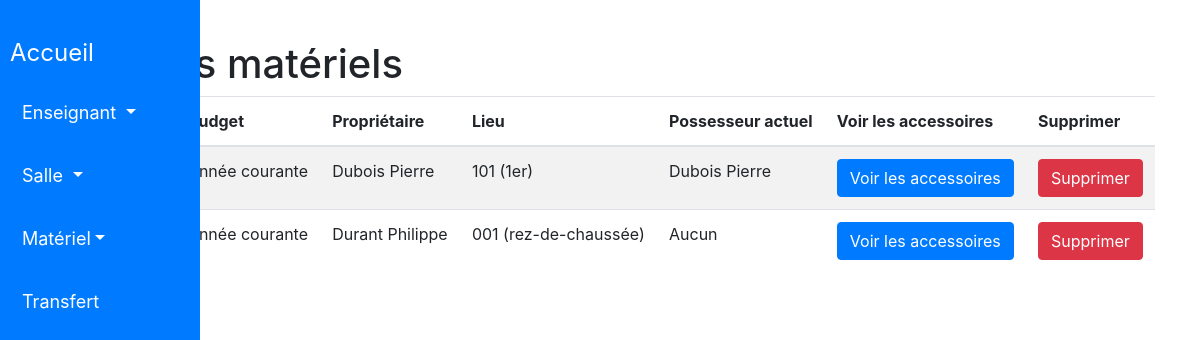
The app's page /gestion_materiel/materiel/liste_materiels, older data.
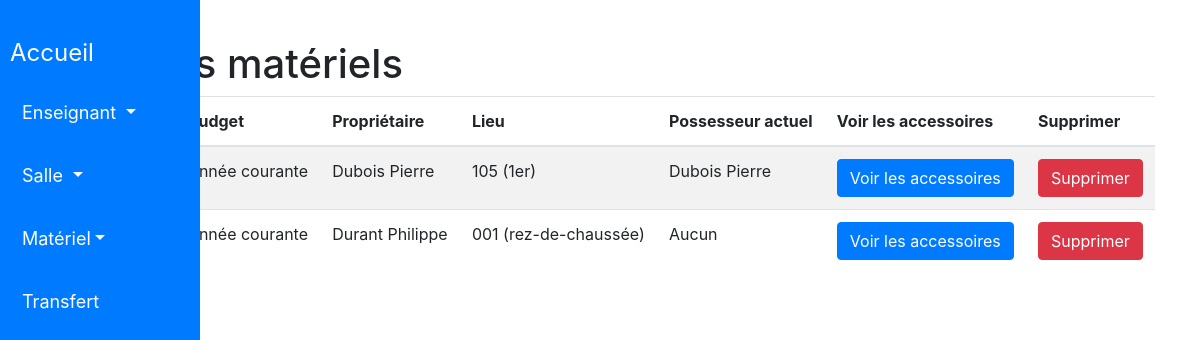
The same page, newer data.
### gestion_materiel/models.py (models this page shows, shortened)
class Materiel(models.Model):
    nom = models.CharField(
        max_length=100,
        blank=False,
        null=True,
        default=''
    )
    budget = models.CharField(
        max_length=100,
        blank=False,
        null=True,
        default=''
    )
    proprietaire = models.ForeignKey(
        Enseignant,
        on_delete=models.CASCADE,
        null=True,
        related_name='materiels_possedes'
    )
    lieu = models.ForeignKey(
        Salle,
        on_delete=models.CASCADE,
        null=True
    )
    possesseur = models.ForeignKey(
        Enseignant,
        on_delete=models.CASCADE,
        null=True,
        blank=True,
        related_name='materiels_en_possession'
    )

class Salle(models.Model):
    nom = models.CharField(
        max_length=50,
        blank=False,
        null=True,
        default='aucun'
    )
    etage = models.CharField(
        max_length=50,
        blank=False,
        null=True,
        default='aucun'
    )

class Enseignant(models.Model):
    nom = models.CharField(
        max_length=50,
        blank=False,
        null=True,
        default='aucun'
    )
    prenom = models.CharField(
        max_length=50,
        blank=False,
        null=True,
        default='aucun'
    )

### gestion_materiel/views.py (the view)
# urls.py: path('gestion_materiel/materiel/liste_materiels', liste_materiels, name='liste_materiels'),
def liste_materiels(request):
    materiels = Materiel.objects.all()
    return render(request, 'gestion_materiel/materiel/liste_materiels.html', {'materiels': materiels})

### templates/gestion_materiel/materiel/liste_materiels.html (shortened to what this page needs)
<!DOCTYPE html>
<html>
<head>
</head>
<body>
    {% include 'gestion_materiel/includes/entete.html' %}
    <div class="container">
        <h1>Liste des matériels</h1>
        <table class="table table-striped">
            <thead>
                <tr>
                    <th>Nom</th>
                    <th>Budget</th>
                    <th>Propriétaire</th>
                    <th>Lieu</th>
                    <th>Possesseur actuel</th>
                    <th>Voir les accessoires</th>
                    <th>Supprimer</th>
                </tr>
            </thead>
            <tbody>
                {% for materiel in materiels %}
                    <tr>
                        <td>{{ materiel.nom }}</td>
                        <td>{{ materiel.budget }}</td>
                        <td>{{ materiel.proprietaire.nom }} {{ materiel.proprietaire.prenom }}</td>
                        <td>{{ materiel.lieu.nom }} ({{ materiel.lieu.etage }})</td>
                        <td>
                            {% if materiel.possesseur %}
                                {{ materiel.possesseur.nom }} {{ materiel.possesseur.prenom }}
                            {% else %}
                                Aucun
                            {% endif %}
                        </td>
                        <td>
                            <a href="{% url 'liste_accessoires' materiel.id %}" class="btn btn-primary">Voir les accessoires</a>
                        </td>
                        <td>
                            <form method="post" action="{% url 'supprimer_materiel' materiel.id %}">
                                <button type="submit" class="btn btn-danger">Supprimer</button>
                            </form>
                        </td>
                    </tr>
                {% empty %}
                    <tr>
                        <td colspan="7">Aucun matériel trouvé.</td>
                    </tr>
                {% endfor %}
            </tbody>
        </table>
    </div>
</body>
</html>

Row changes from the older to the newer data that the page shows:
changed Materiel "Dubois": lieu.nom "101" → "105"
